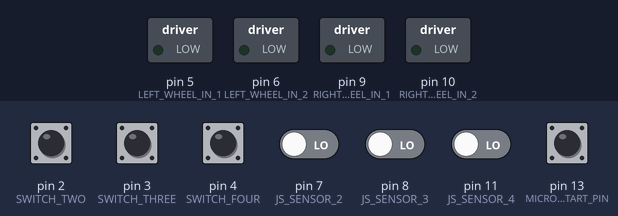
Simulated run of this sketch. Board: Arduino Uno, built with avr-gcc and run on an emulated ATmega328P. Shown: switched loads named in the sketch (green lamp = pin HIGH). Inputs (shaded band) come from the test bench; at power-on: pin 2 (SWITCH_TWO), pin 3 (SWITCH_THREE), pin 4 (SWITCH_FOUR) HIGH, pin 7 (JS_SENSOR_2), pin 8 (JS_SENSOR_3), pin 11 (JS_SENSOR_4), pin 13 (MICRO_START_PIN) LOW. What the sketch prints to the serial monitor is not drawn.

Above: at 0.1 s.
At 80.1 s:
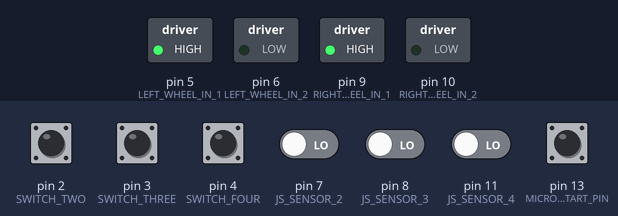
At 110.1 s:
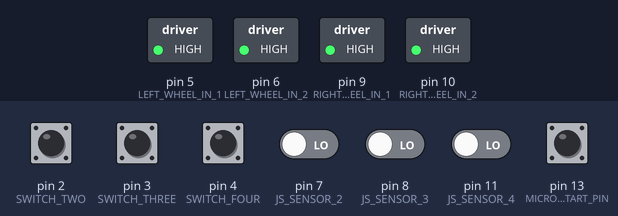
At 120.1 s:
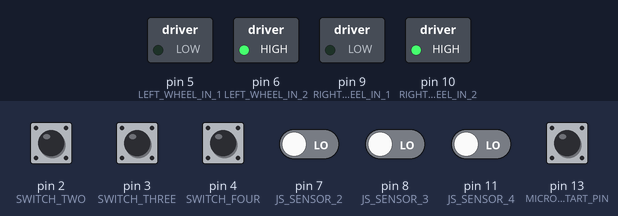
Timing chart, 0 to 121.6 s (numbered marks = the images above):
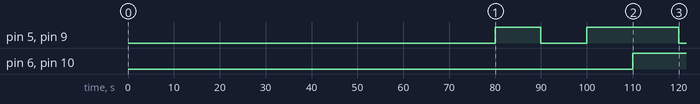

The sketch:

tests.ino
```cpp
#include "constants.h"
#include "task.h"
#include "driver.h"

// ---------------[BEGIN] Tasks Time Handler Section
Task tasks[] = {
  // {time in ms, test function, aux}
  {20000, qreSensorTest, false},
  {20000, jsSensorTest, false},
  {20000, dipSwitchTest, false},
  {20000, microStartTest, false},
  // Driver tests:
  {10000, Driver::forward, false}, // Move forward for 10 seconds
  {10000, Driver::coast, false}, // Coast stop for 10 seconds
  {10000, Driver::forward, false}, // Move forward for 10 seconds
  {10000, Driver::brake, false}, // Brake stop for 10 seconds
  {10000, Driver::backward, false}, // Move backward for 10 seconds
  {10000, Driver::brake, false}, // Brake stop for 10 seconds
  {10000, Driver::spinToLeft, false}, // Spin to the left for 10 seconds
  {10000, Driver::spinToRight, false} // Spin to the right for 10 seconds
};

int tasksSize = (int)(sizeof(tasks) / sizeof(Task));
// ---------------[END] Tasks Time Handler Section

void setup() {
  Serial.begin(9600);
  initComponents();
}

void loop() {
  executeSequentialTasks(tasks, tasksSize);
}

// ---------------[BEGIN] PinMode Section
void initQre(){
  pinMode(LEFT_LINE_SENSOR, INPUT);
  pinMode(RIGHT_LINE_SENSOR, INPUT);
  pinMode(BACK_LINE_SENSOR, INPUT);
}

void initJs(){
  pinMode(JS_SENSOR_0, INPUT);
  pinMode(JS_SENSOR_1, INPUT);
  pinMode(JS_SENSOR_2, INPUT);
  pinMode(JS_SENSOR_3, INPUT);
  pinMode(JS_SENSOR_4, INPUT);
}

void initDipSwitch(){
  pinMode(SWITCH_ONE, INPUT_PULLUP);
  pinMode(SWITCH_TWO, INPUT_PULLUP);
  pinMode(SWITCH_THREE, INPUT_PULLUP);
  pinMode(SWITCH_FOUR, INPUT_PULLUP);
}

void initMicroStart(){
  pinMode(MICRO_START_PIN, INPUT);
}

void initComponents(){
  initQre();
  initJs();
  initDipSwitch();
  initMicroStart();
  Driver::initDriver();
}
// ---------------[END] PinMode Section

// ---------------[BEGIN] Tests Section
void qreSensorTest() {
  Serial.println("RIGHT_LINE_SENSOR: " + String(analogRead(RIGHT_LINE_SENSOR)) +
  "\tLEFT_LINE_SENSOR:" + String(analogRead(LEFT_LINE_SENSOR)) +
  "\tBACK_LINE_SENSOR:" + String(analogRead(BACK_LINE_SENSOR)));
}

void jsSensorTest(){
  Serial.println("JS_SENSOR_0 Pin: "+ String(JS_SENSOR_0) +"\tOutput: "+ String(digitalRead(JS_SENSOR_0)) +
  "\tJS_SENSOR_1 Pin: "+ String(JS_SENSOR_1) +"\tOutput: "+ String(digitalRead(JS_SENSOR_1)) +
  "\tJS_SENSOR_2 Pin: "+ String(JS_SENSOR_2) +"\tOutput: "+ String(digitalRead(JS_SENSOR_2)) +
  "\tJS_SENSOR_3 Pin: "+ String(JS_SENSOR_3) +"\tOutput: "+ String(digitalRead(JS_SENSOR_3)) +
  "\tJS_SENSOR_4 Pin: "+ String(JS_SENSOR_4) +"\tOutput: "+ String(digitalRead(JS_SENSOR_4)));
}

void dipSwitchTest(){
  Serial.println("SWITCH_ONE Pin: "+ String(SWITCH_ONE) +"\tOutput: "+ String(digitalRead(SWITCH_ONE)) +
  "\tSWITCH_TWO Pin: "+ String(SWITCH_TWO) +"\tOutput: "+ String(digitalRead(SWITCH_TWO)) +
  "\tSWITCH_THREE Pin: "+ String(SWITCH_THREE) +"\tOutput: "+ String(digitalRead(SWITCH_THREE)) +
  "\tSWITCH_FOUR Pin: "+ String(SWITCH_FOUR) +"\tOutput: "+ String(digitalRead(SWITCH_FOUR)));
}

void microStartTest(){
    Serial.println("MICRO_START_PIN Pin: " + String(MICRO_START_PIN) + "\tOutput: " + String(digitalRead(MICRO_START_PIN)));
}
// ---------------[END] Tests Section
```

constants.h
```cpp
#ifndef CONSTANTS_H
#define CONSTANTS_H

// Drivers
#define RIGHT_WHEEL_IN_1 9
#define RIGHT_WHEEL_IN_2 10
#define LEFT_WHEEL_IN_1 5
#define LEFT_WHEEL_IN_2 6
#define MAX_PWM 255

// DIP Switch
#define SWITCH_ONE 1
#define SWITCH_TWO 2
#define SWITCH_THREE 3
#define SWITCH_FOUR 4

// QRE line sensor
#define RIGHT_LINE_SENSOR A0
#define LEFT_LINE_SENSOR A1
#define BACK_LINE_SENSOR A2

// JS
#define JS_SENSOR_0 3
#define JS_SENSOR_1 4
#define JS_SENSOR_2 7
#define JS_SENSOR_3 8
#define JS_SENSOR_4 11

// Micro Start
#define MICRO_START_PIN 13

// functions to task
void qreSensorTest();
void jsSensorTest();
void dipSwitchTest();
void microStartTest();

#endif
```

task.cpp
```cpp
#include "constants.h"
#include "task.h"
#include "Arduino.h"

void executeSequentialTasks(Task tasks[], int& tasksSize) {
  static int currentTaskIndex = 0;
  static unsigned long taskStartTime;

  if(currentTaskIndex < tasksSize) {
    if(!tasks[currentTaskIndex].isActive) {
      tasks[currentTaskIndex].isActive = true;
      taskStartTime = millis();
      tasks[currentTaskIndex].execute();
    } else if (millis() - taskStartTime >= tasks[currentTaskIndex].duration) {
      tasks[currentTaskIndex].isActive = false;
      currentTaskIndex++;
    }
  }
}
```

task.h
```cpp
#ifndef TASK_H
#define TASK_H

struct Task {
  unsigned long duration;
  void (*execute)();
  bool isActive;
};

void executeSequentialTasks(Task tasks[], int& tasksSize);

#endif
```

driver.cpp
```cpp
#include "driver.h"
#include "Arduino.h"
#include "constants.h"

void Driver::initDriver() {
    pinMode(RIGHT_WHEEL_IN_1, OUTPUT);
    pinMode(RIGHT_WHEEL_IN_2, OUTPUT);
    pinMode(LEFT_WHEEL_IN_1, OUTPUT);
    pinMode(LEFT_WHEEL_IN_2, OUTPUT);
}

void Driver::forward() {
    analogWrite(LEFT_WHEEL_IN_1, 255);
    digitalWrite(LEFT_WHEEL_IN_2, LOW);
    analogWrite(RIGHT_WHEEL_IN_1, 255);
    digitalWrite(RIGHT_WHEEL_IN_2, LOW);
    Serial.println("Driver test: Forwarding.");
}

void Driver::backward() {
    digitalWrite(LEFT_WHEEL_IN_1, LOW);
    analogWrite(LEFT_WHEEL_IN_2, 255);
    digitalWrite(RIGHT_WHEEL_IN_1, LOW);
    analogWrite(RIGHT_WHEEL_IN_2, 255);
    Serial.println("Driver test: Backwarding.");
}

void Driver::spinToLeft() {
    digitalWrite(LEFT_WHEEL_IN_1, LOW);
    analogWrite(LEFT_WHEEL_IN_2, 255);
    analogWrite(RIGHT_WHEEL_IN_1, 255);
    digitalWrite(RIGHT_WHEEL_IN_2, LOW);
    Serial.println("Driver test: Spinning to Left.");
}

void Driver::spinToRight() {
        analogWrite(LEFT_WHEEL_IN_1, 255);
        digitalWrite(LEFT_WHEEL_IN_2, LOW);
        digitalWrite(RIGHT_WHEEL_IN_1, LOW);
        analogWrite(RIGHT_WHEEL_IN_2, 255);
        Serial.println("Driver test: Spinning to Right.");
}

void Driver::coast() {
    digitalWrite(RIGHT_WHEEL_IN_1, LOW);
    digitalWrite(RIGHT_WHEEL_IN_2, LOW);
    digitalWrite(LEFT_WHEEL_IN_1, LOW);
    digitalWrite(LEFT_WHEEL_IN_2, LOW);
    Serial.println("Driver test: Coasting.");
}

void Driver::brake() {
    digitalWrite(LEFT_WHEEL_IN_1, HIGH);
    digitalWrite(LEFT_WHEEL_IN_2, HIGH);
    digitalWrite(RIGHT_WHEEL_IN_1, HIGH);
    digitalWrite(RIGHT_WHEEL_IN_2, HIGH);
    Serial.println("Driver test: Braking.");
}
```

driver.h
```cpp
#ifndef DRIVER_H
#define DRIVER_H

class Driver {
public:
    static void initDriver();
    static void forward();
    static void backward();
    static void spinToLeft();
    static void spinToRight();
    static void coast();
    static void brake();
};

#endif
```

Measured:
- by itself, pin 5 (LEFT_WHEEL_IN_1), pin 9 (RIGHT_WHEEL_IN_1): LOW → HIGH at 80.0 s, → LOW 10.0 s later, → HIGH 10.0 s later, → LOW 20.0 s later
- by itself, pin 6 (LEFT_WHEEL_IN_2), pin 10 (RIGHT_WHEEL_IN_2): LOW → HIGH at 110 s
